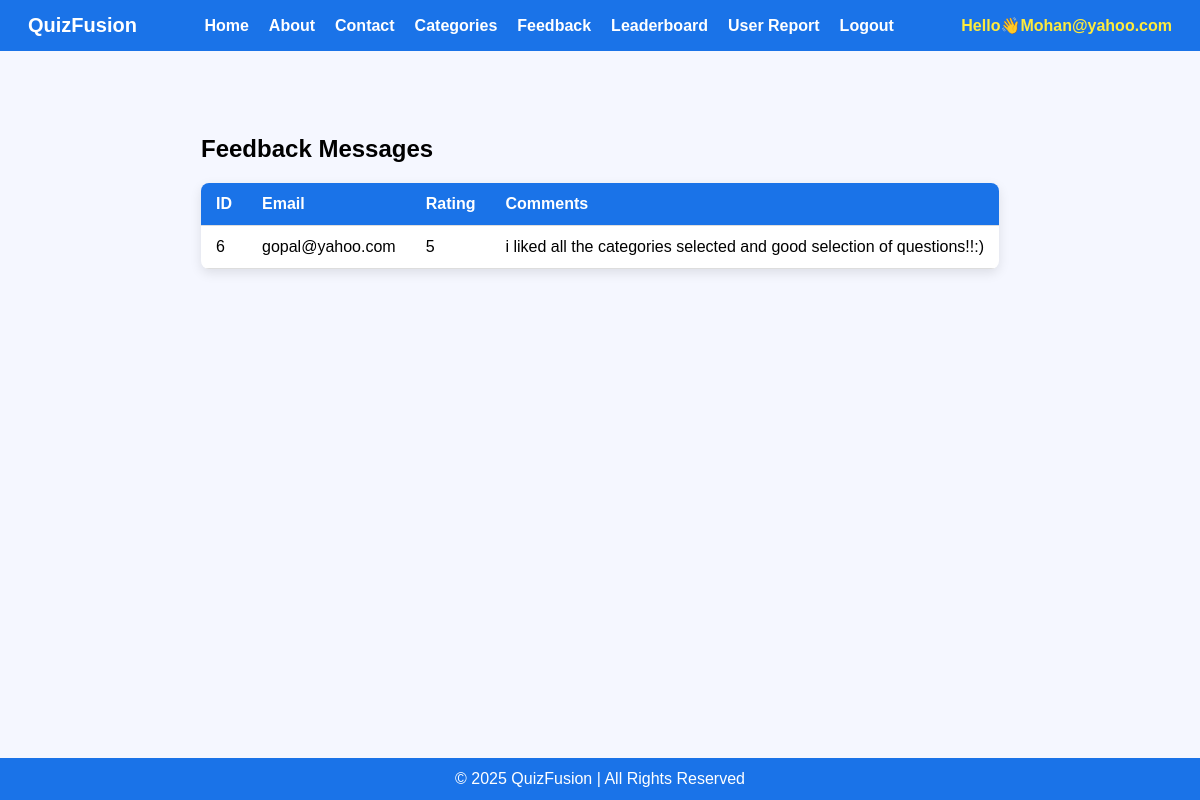
The app's page /manage_feedback.php (signed in) with its own data.
### tables this page shows
CREATE TABLE `users` (
  `id` int(11) NOT NULL,
  `name` varchar(100) NOT NULL,
  `email` varchar(255) NOT NULL,
  `password` varchar(255) NOT NULL,
  `confirm_password` varchar(255) NOT NULL,
  `security_question` varchar(255) NOT NULL,
  `security_answer` varchar(255) NOT NULL,
  `role` varchar(20) NOT NULL DEFAULT 'user',
  `remember_token` varchar(128) DEFAULT NULL
);

CREATE TABLE `feedback` (
  `id` int(11) NOT NULL,
  `email` varchar(255) NOT NULL,
  `rating` int(11) NOT NULL,
  `comments` text NOT NULL,
  `submitted_on` datetime NOT NULL
);

### manage_feedback.php (the view, shortened to what this page needs)
<?php
include 'config.php';
$user_id = intval($_SESSION['user_id']);
$stmt = $con->prepare("SELECT email, role FROM users WHERE id = ?");
$stmt->bind_param("i", $user_id);
$stmt->execute();
$stmt->bind_result($useremail, $role);
$feedbacks = [];
$q = "SELECT * FROM feedback ORDER BY id DESC";
$res = mysqli_query($con, $q);
if($res && mysqli_num_rows($res) > 0){
    while($row = mysqli_fetch_assoc($res)){
        $feedbacks[] = $row;
    }
}
?>
<!DOCTYPE html>
<html lang="en">
<head>
</head>
<body>
<nav>
    <div class="logo">QuizFusion</div>
    <ul class="nav-links">
        <?php if($role === 'user'): ?>
            <li><a href="homepage.php">Home</a></li>
            <li><a href="about.php">About</a></li>
            <li><a href="contact.php">Contact</a></li>
            <li><a href="categories.php">Categories</a></li>
            <li><a href="feedback.php">Feedback</a></li>
            <li><a href="leaderboard.php">Leaderboard</a></li>
            <li><a href="user_report.php">User Report</a></li>
            <li><a href="logout.php">Logout</a></li>
        <?php endif; ?>
    </ul>
    <div class="email-text">Hello👋<?= htmlspecialchars($useremail) ?></div>
</nav>
<div class="main-container">
    <h2>Feedback Messages</h2>
    <?php if(count($feedbacks) > 0): ?>
        <table>
            <thead>
                <tr>
                    <th>ID</th>
                    <th>Email</th>
                    <th>Rating</th>
                    <th>Comments</th>
                </tr>
            </thead>
            <tbody>
                <?php foreach($feedbacks as $f): ?>
                <tr>
                    <td><?= $f['id'] ?></td>
                    <td><?= htmlspecialchars($f['email']) ?></td>
                    <td><?= htmlspecialchars($f['rating']) ?></td>
                    <td><?= htmlspecialchars($f['comments']) ?></td>
                </tr>
                <?php endforeach; ?>
            </tbody>
        </table>
    <?php else: ?>
        <p>No feedback messages found.</p>
    <?php endif; ?>
</div>
<footer>
    © 2025 QuizFusion | All Rights Reserved
</footer>
</body>
</html>

### manage_feedback.php (style rules this page uses)
:root { --brand:#1a73e8; --card:#ffffff; }
html, body { margin:0; padding:0; font-family:'Poppins',sans-serif; min-height:100vh; display:flex; flex-direction:column; background:#f5f7ff; }
nav { display:flex; justify-content:space-between; align-items:center; padding:14px 28px; background:var(--brand); color:white; flex-wrap:wrap; }
nav .logo { font-weight:700; font-size:20px; }
.nav-links { display:flex; gap:20px; list-style:none; padding:0; margin:0; flex-wrap:wrap; }
.nav-links a { color:white; text-decoration:none; font-weight:600; }
.email-text { color:#ffeb3b; font-weight:600; }
.main-container { flex:1; padding:36px 28px; max-width:1200px; margin:28px auto; }
table { width:100%; border-collapse:collapse; margin-top:20px; background:#fff; color:#000; border-radius:8px; overflow:hidden; box-shadow:0 4px 12px rgba(0,0,0,0.1); }
th, td { padding:12px 15px; text-align:left; border-bottom:1px solid #ddd; }
th { background:var(--brand); color:#fff; }
footer { background:var(--brand); color:white; text-align:center; padding:12px; flex-shrink:0; position:sticky; bottom:0; }

### records on screen
users: email "Mohan@yahoo.com"
feedback: id "6", email "gopal@yahoo.com", rating "5", comments "i liked all the categories selected and good selection of questions!!:)"
